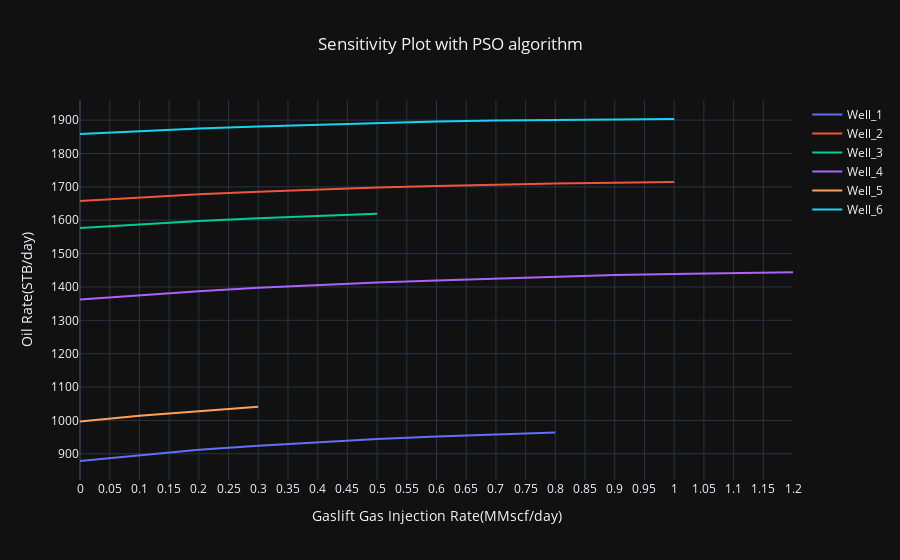

Notebook code for this chart:
### Code cell
fig = go.Figure()
for i in range(1,number_of_wells+1):

    fig.add_trace(go.Scatter(x=gas_dict[f'gas_injection_array_{i}'], y=oil_rates_for_wells[f'well_{i}'],
                            mode='lines', name=f'Well_{i}'))
fig.update_layout(title='Sensitivity Plot with PSO algorithm',
                   xaxis_title='Gaslift Gas Injection Rate(MMscf/day)',
                   yaxis_title='Oil Rate(STB/day)',
                   title_x=0.5,
                   )
fig.update_xaxes(nticks=50)
fig.update_yaxes(nticks=20)
fig.show()

### Figure 1 — Plotly figure (JSON) as saved in the notebook; plotly's stock layout.template omitted (floating-point values rounded to 4 significant figures)
{"data": [{"mode": "lines", "name": "Well_1", "x": [0.0, 0.1, 0.2, 0.3, 0.4, 0.5, 0.6, 0.7, 0.8], "y": [878.4, 896.0, 911.9, 924.2, 935.2, 944.1, 951.8, 958.2, 963.7], "type": "scatter"}, {"mode": "lines", "name": "Well_2", "x": [0.0, 0.1, 0.2, 0.3, 0.4, 0.5, 0.6, 0.7, 0.8, 0.9, 1.0], "y": [1657.0, 1668.0, 1678.0, 1686.0, 1692.0, 1698.0, 1703.0, 1707.0, 1710.0, 1713.0, 1715.0], "type": "scatter"}, {"mode": "lines", "name": "Well_3", "x": [0.0, 0.1, 0.2, 0.3, 0.4, 0.5], "y": [1576.0, 1588.0, 1598.0, 1606.0, 1613.0, 1619.0], "type": "scatter"}, {"mode": "lines", "name": "Well_4", "x": [0.0, 0.1, 0.2, 0.3, 0.4, 0.5, 0.6, 0.7, 0.8, 0.9, 1.0, 1.1, 1.2], "y": [1362.0, 1376.0, 1387.0, 1397.0, 1406.0, 1413.0, 1420.0, 1425.0, 1432.0, 1436.0, 1439.0, 1442.0, 1444.0], "type": "scatter"}, {"mode": "lines", "name": "Well_5", "x": [0.0, 0.1, 0.2, 0.3], "y": [997.0, 1014.0, 1028.0, 1041.0], "type": "scatter"}, {"mode": "lines", "name": "Well_6", "x": [0.0, 0.1, 0.2, 0.3, 0.4, 0.5, 0.6, 0.7, 0.8, 0.9, 1.0], "y": [1858.0, 1867.0, 1875.0, 1881.0, 1886.0, 1891.0, 1896.0, 1899.0, 1901.0, 1902.0, 1903.0], "type": "scatter"}], "layout": {"title": {"text": "Sensitivity Plot with PSO algorithm", "x": 0.5}, "xaxis": {"title": {"text": "Gaslift Gas Injection Rate(MMscf/day)"}, "nticks": 50}, "yaxis": {"title": {"text": "Oil Rate(STB/day)"}, "nticks": 20}}}
